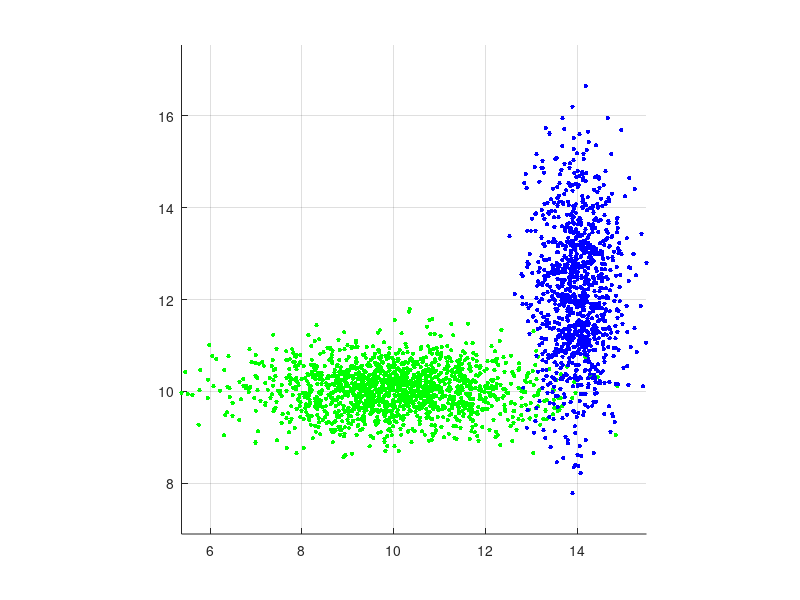

Here is the MATLAB script that generated this plot: (Note: this script raises an error after producing the figure.)
%% Goal
% LDA example for 3D data
%% Data generation
% The following code shows the data generation process.
% The feature space contains only 3 dimensions.
% First we have to define clusters' centroids that will be used as seeds
% for data generation
clear all; close all;


c1_x = 10;
c1_y = 10;
c1_z = 10;

c2_x = 14;
c2_y = 12;
c2_z = 12;


original_centroids = [c1_x c2_x; c1_y c2_y; c1_z c2_z];
poins_in_class = [1500 1000];

% Generate points around each centroid

x1 = 1.5 * randn(1, poins_in_class(1)) + c1_x;
y1 = 0.5 * randn(1, poins_in_class(1)) + c1_y;
z1 = 0.5 * randn(1, poins_in_class(1)) + c1_z;

% The second cluster 
% The points will be a bit more spread out in X direction as well.
x2 = 0.5 * randn(1, poins_in_class(2)) + c2_x;
y2 = 1.5 * randn(1, poins_in_class(2)) + c2_y;
z2 = 1.5 * randn(1, poins_in_class(2)) + c2_z;

% Lastly, we generate 200 noise points across the whole feature space.
x_noise = 20 * rand(1, 1000);
y_noise = 20 * rand(1, 1000);
z_noise = 20 * rand(1, 1000);
 

% The following lines visualize generated points
figure('Position', [100, 100, 600, 600]), hold on, grid on, axis equal;
plot3(x1, y1, z1, 'g.', 'MarkerSize', 10);
plot3(x2, y2, z2, 'b.', 'MarkerSize', 10)
%plot(x_noise, y_noise, 'k.', 'MarkerSize', 10)

%% data preparation
Group_X = [x1; y1; z1]';
Group_Y = [x2; y2; z2]';
All_data = [Group_X;Group_Y];
All_data_label = [];
for k=1:length(All_data)
    if k<=length(Group_X)
        All_data_label = [All_data_label; 'X'];
    else
        All_data_label = [All_data_label; 'Y'];
    end    
end;

%% proper LDA
[ldaClass, err, P, logp, coeff] = classify(All_data(:,:),All_data(:,:),All_data_label(:,:),'linear');
errind = find(ldaClass ~= All_data_label(:,:))

%confussion matrix - diagonal shows correctly found points
[ldaResumbCM, grpOrder]=confusionmat(All_data_label(:,:),ldaClass)

K = coeff(1,2).const
L = coeff(1,2).linear

f = @(x,y, z) K + [x y z]*L;

h2 = ezimplot3(sym(f),[min(All_data(:,1))-0.05 max(All_data(:,1))+0.05 min(All_data(:,2))-0.05 max(All_data(:,2))+0.05 min(All_data(:,3))-0.05 max(All_data(:,3))+0.05]);

hold on

Group_X_testing = [];
Group_Y_testing = [];

for k = 1:length(All_data)
    if ~isempty(find(length(All_data)==k))
        if strcmp(All_data_label(k,:),'X')==1
            Group_X_testing = [Group_X_testing,k];
                else
            Group_Y_testing = [Group_Y_testing,k];
        end
    end
end
plot3(All_data(Group_X_testing,1),All_data(Group_X_testing,2),All_data(Group_X_testing,3),'g.');
hold on
plot3(All_data(Group_Y_testing,1),All_data(Group_Y_testing,2),All_data(Group_Y_testing,3),'b.');
hold on
axis equal
for i = 1:length(errind)
    plot3(All_data(errind(i),1), All_data(errind(i),2), All_data(errind(i),3),'o', 'Color','k', 'MarkerSize',15, 'Linewidth', 2)
    hold on
end